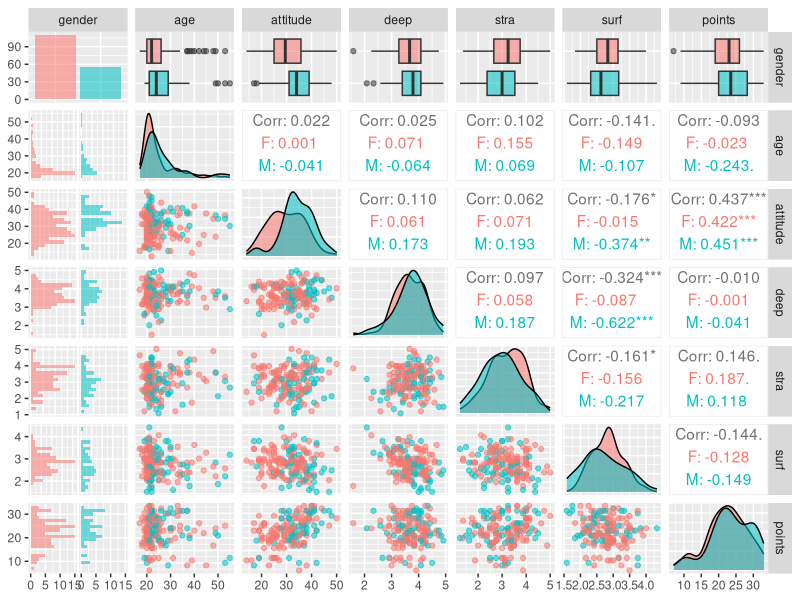
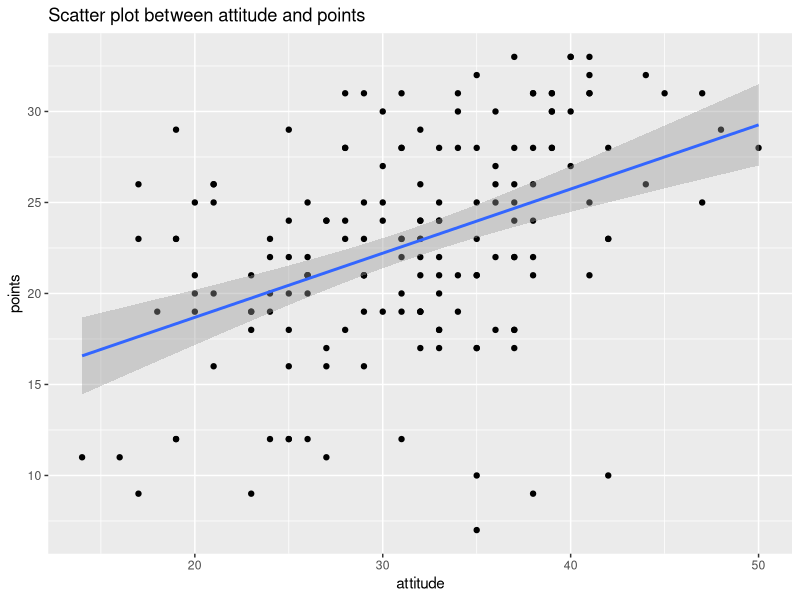
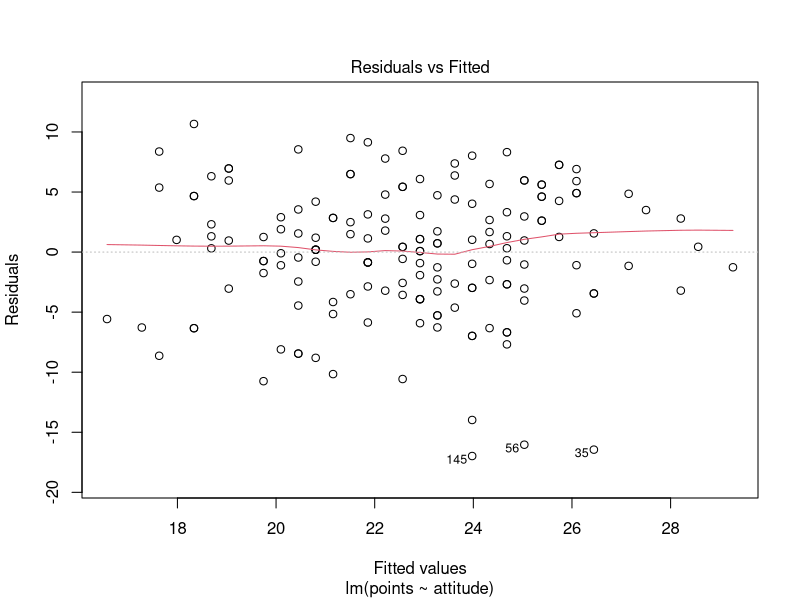
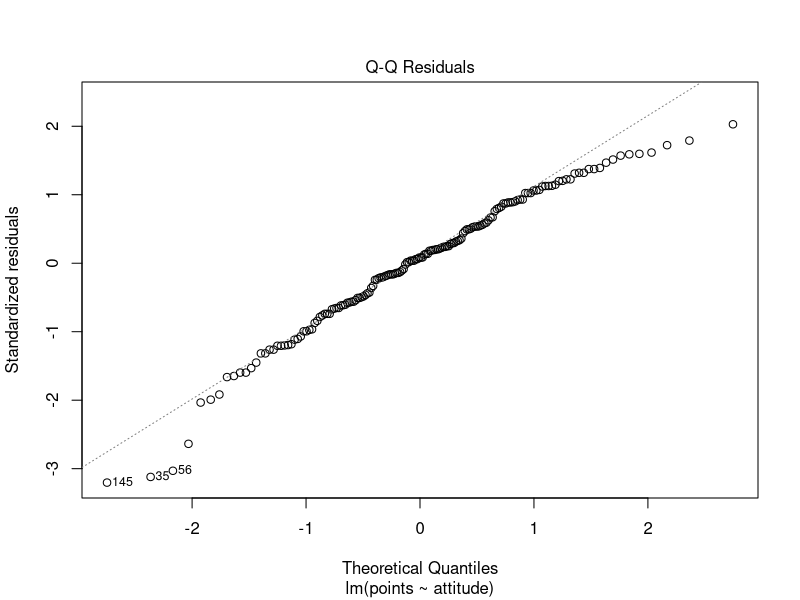
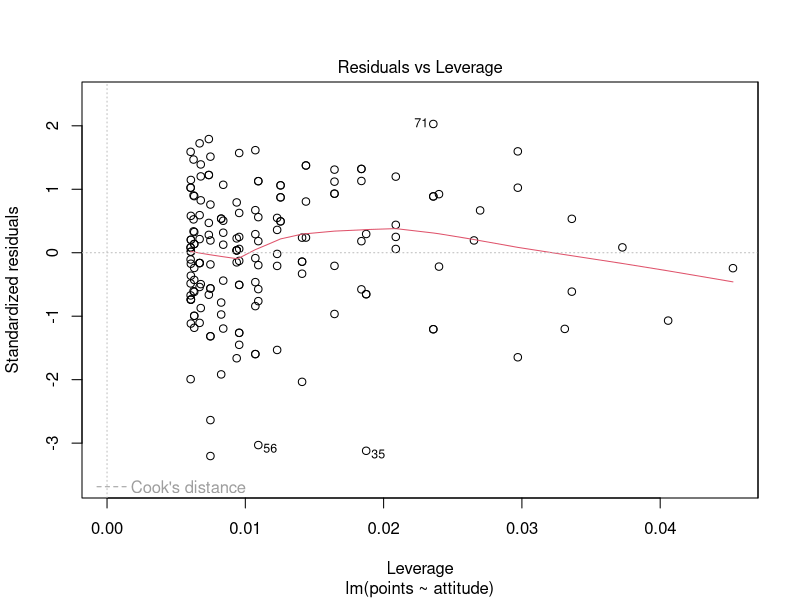

The R source for these figures, in order:
## ---- chunk 1
student2014 <- read.table("data/learning2014.txt", header = TRUE)
dim(student2014)
## ---- chunk 2
str(student2014)
## ---- chunk 3
summary(student2014)
## ---- chunk 4
library(ggplot2)
library(GGally)
## ---- chunk 5
ggpairs(student2014, mapping = aes(col = gender, alpha = 0.1), lower = list(combo = wrap("facethist", bins = 20)))
## ---- chunk 6
qplot(attitude, points, data = student2014, main = "Scatter plot between attitude and points") + geom_smooth(method = "lm")
## ---- chunk 7
my_model<- lm(points ~ attitude + stra + surf, data = student2014)
summary(my_model)
## ---- chunk 8
my_model2<- lm(points ~ attitude, data = student2014)
summary(my_model2)
## ---- chunk 9
plot(my_model2, which = c(1:2, 5) )
